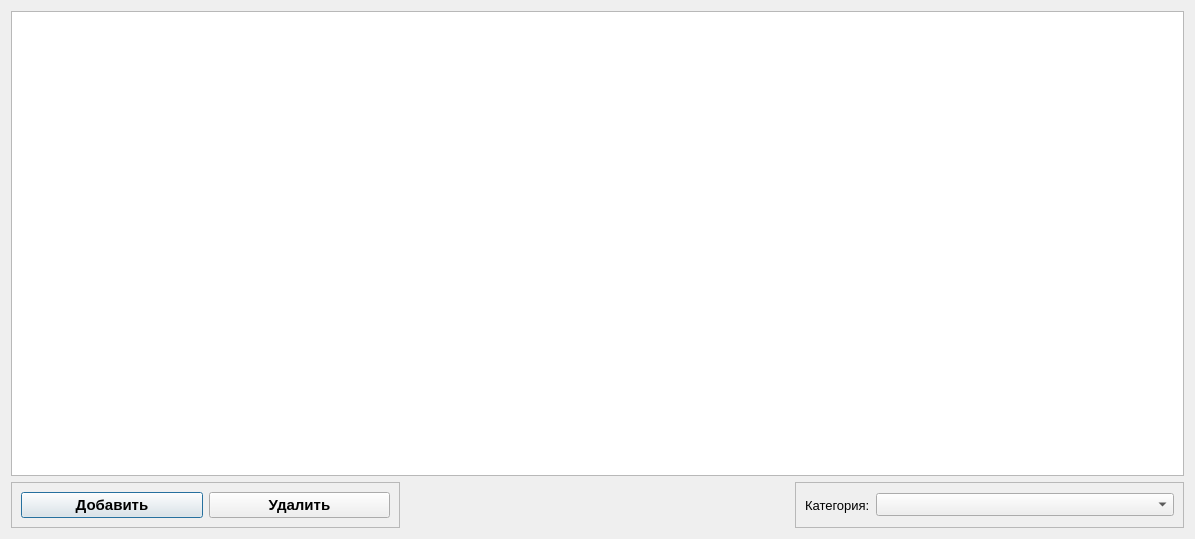
<?xml version="1.0" encoding="UTF-8"?>
<ui version="4.0">
 <class>ProductsDialog</class>
 <widget class="QDialog" name="ProductsDialog">
  <property name="geometry">
   <rect>
    <x>0</x>
    <y>0</y>
    <width>1195</width>
    <height>539</height>
   </rect>
  </property>
  <property name="font">
   <font>
    <pointsize>10</pointsize>
   </font>
  </property>
  <property name="windowTitle">
   <string>Товары в аренду</string>
  </property>
  <property name="windowIcon">
   <iconset resource="images.qrc">
    <normaloff>:/images/logo.png</normaloff>:/images/logo.png</iconset>
  </property>
  <layout class="QVBoxLayout" name="verticalLayout">
   <item>
    <widget class="QTableView" name="tableView">
     <property name="font">
      <font>
       <pointsize>10</pointsize>
      </font>
     </property>
     <property name="selectionMode">
      <enum>QAbstractItemView::SingleSelection</enum>
     </property>
     <property name="selectionBehavior">
      <enum>QAbstractItemView::SelectRows</enum>
     </property>
     <attribute name="verticalHeaderVisible">
      <bool>false</bool>
     </attribute>
    </widget>
   </item>
   <item>
    <layout class="QHBoxLayout" name="horizontalLayout_2">
     <item>
      <widget class="QFrame" name="frame_2">
       <property name="frameShape">
        <enum>QFrame::StyledPanel</enum>
       </property>
       <property name="frameShadow">
        <enum>QFrame::Raised</enum>
       </property>
       <layout class="QHBoxLayout" name="horizontalLayout_3">
        <item>
         <widget class="QPushButton" name="buttonAdd">
          <property name="sizePolicy">
           <sizepolicy hsizetype="Expanding" vsizetype="Fixed">
            <horstretch>0</horstretch>
            <verstretch>0</verstretch>
           </sizepolicy>
          </property>
          <property name="font">
           <font>
            <pointsize>11</pointsize>
            <weight>75</weight>
            <bold>true</bold>
           </font>
          </property>
          <property name="text">
           <string>Добавить</string>
          </property>
         </widget>
        </item>
        <item>
         <widget class="QPushButton" name="buttonDel">
          <property name="sizePolicy">
           <sizepolicy hsizetype="Expanding" vsizetype="Fixed">
            <horstretch>0</horstretch>
            <verstretch>0</verstretch>
           </sizepolicy>
          </property>
          <property name="font">
           <font>
            <pointsize>11</pointsize>
            <weight>75</weight>
            <bold>true</bold>
           </font>
          </property>
          <property name="text">
           <string>Удалить</string>
          </property>
         </widget>
        </item>
       </layout>
      </widget>
     </item>
     <item>
      <spacer name="horizontalSpacer">
       <property name="orientation">
        <enum>Qt::Horizontal</enum>
       </property>
       <property name="sizeHint" stdset="0">
        <size>
         <width>40</width>
         <height>20</height>
        </size>
       </property>
      </spacer>
     </item>
     <item>
      <widget class="QFrame" name="frame">
       <property name="frameShape">
        <enum>QFrame::StyledPanel</enum>
       </property>
       <property name="frameShadow">
        <enum>QFrame::Raised</enum>
       </property>
       <layout class="QHBoxLayout" name="horizontalLayout">
        <item>
         <widget class="QLabel" name="labelGroup">
          <property name="text">
           <string>Категория:</string>
          </property>
         </widget>
        </item>
        <item>
         <widget class="QComboBox" name="comboBoxGroup">
          <property name="sizePolicy">
           <sizepolicy hsizetype="Expanding" vsizetype="Fixed">
            <horstretch>0</horstretch>
            <verstretch>0</verstretch>
           </sizepolicy>
          </property>
         </widget>
        </item>
       </layout>
      </widget>
     </item>
    </layout>
   </item>
  </layout>
 </widget>
 <resources>
  <include location="images.qrc"/>
 </resources>
 <connections/>
</ui>
